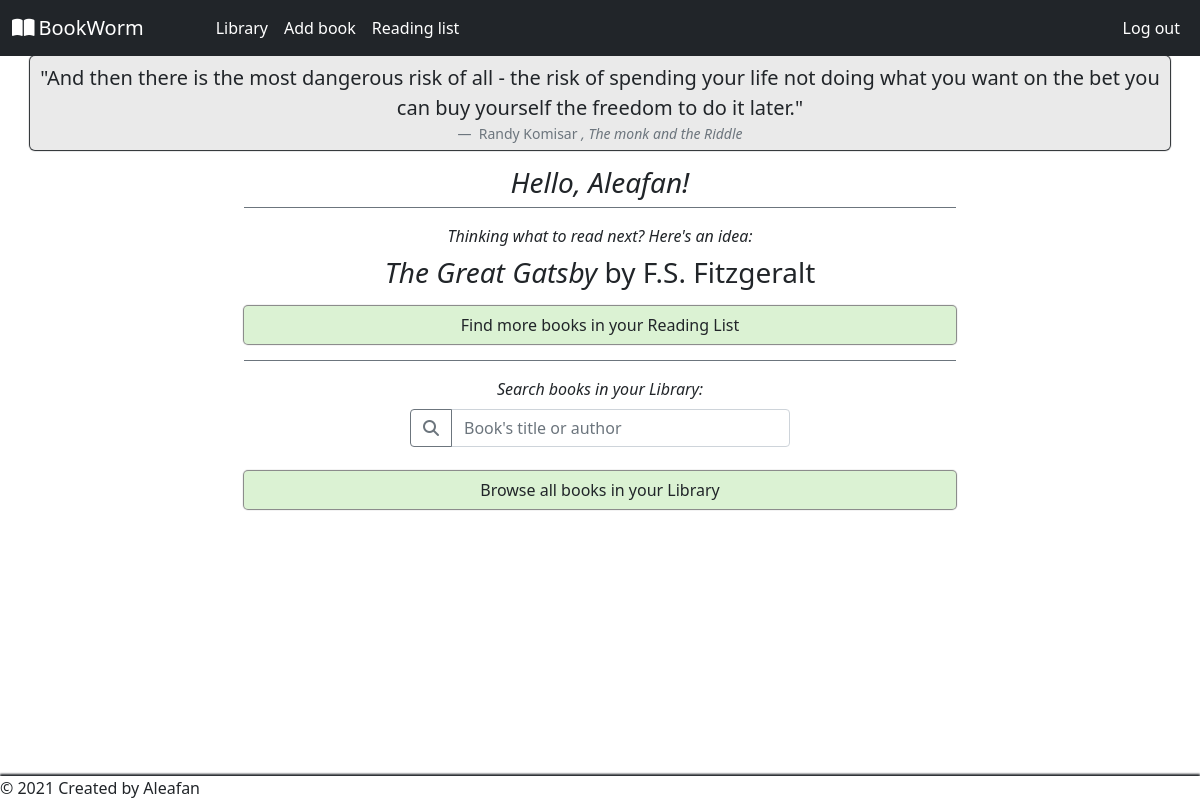
The page / (signed in) on the database its author committed.
### tables this page shows
CREATE TABLE quotes_default (id INTEGER, quote TEXT, author TEXT, source TEXT, PRIMARY KEY (id));

CREATE TABLE 'users' ('id' integer PRIMARY KEY AUTOINCREMENT NOT NULL, 'username' text NOT NULL, 'hash' text NOT NULL);

CREATE TABLE reading_list (user_id INTEGER, title TEXT, author TEXT, FOREIGN KEY (user_id) REFERENCES users(id));

### application.py (the view, shortened to what this page needs)
@app.route('/', methods=['GET', 'POST'])
@login_required
def index():
    username = db.execute('SELECT username FROM users WHERE id=?', session['user_id'])[0]['username']
    book_suggest = gen_random_book()
    return render_template('index.html', quote=gen_random_quote(), username=username, book=book_suggest)

### application.py (called while the page is built)
@app.after_request
def after_request(response):
    response.headers['Cache-Control'] = 'no-cache, no-store, must-revalidate'
    response.headers['Expires'] = 0
    response.headers['Pragma'] = 'no-cache'
    return response

### helpers.py (called while the page is built)
def login_required(f):
    @wraps(f)
    def decorated_function(*args, **kwargs):
        if session.get("user_id") is None:
            return redirect("/login")
        return f(*args, **kwargs)
    return decorated_function

def gen_random_quote():
    quotes_count = db.execute("SELECT COUNT(*) FROM quotes_default")[0]['COUNT(*)']
    random_id = random.randint(1, quotes_count)
    quote = db.execute("SELECT * FROM quotes_default WHERE id=?", random_id)[0]
    return quote

def gen_random_book():
    books_count = db.execute("SELECT COUNT(*) FROM reading_list WHERE user_id=?", session['user_id'])[0]['COUNT(*)']
    if books_count == 0:
        return ''
    random_id = random.randint(0, books_count - 1)
    book = db.execute("SELECT * FROM reading_list WHERE user_id=?", session['user_id'])[random_id]
    return book

### templates/index.html (shortened to what this page needs)
{% extends "layout.html" %}
{% block main %}
<h1 class="h3"><em>Hello, {{ username }}!</em></h1>
{% if book %}
<section class="border-top border-secondary py-3" id="book-recomendation">
    <p><em>Thinking what to read next? Here's an idea:</em></p>
    <p class="h3"><cite>{{ book['title'] }}</cite> by {{ book['author'] }}</p>
    <a class="btn btn-index mt-3" href='/reading-list'>Find more books in your Reading List</a>
</section>
{% else %}
<section class="border-top border-secondary py-3" id="book-recomendation">
    <p><em>Thinking what to read next?</em></p>
    <a class="btn btn-index mt-3" href='/reading-list'>Start to fill your Reading List</a>
</section>
{% endif %}
<section class="border-top border-secondary py-3" id="library-search">
    <form class="text-center" action="/" method="post" autocomplete="off">
        <label class="form-label" for="query"><em>Search books in your Library:</em></label>
        <div class="input-group mb-3">
            <button class="btn btn-outline-secondary" type="submit" id="search-btn"><i class="fas fa-search"></i></button>
            <input type="text" name="query" id="query" class="form-control" value="{{ query }}" placeholder="Book's title or author">
        </div>
    </form>
    <a class="btn btn-index mt-2" href='/library'>Browse all books in your Library</a>
</section>
{% endblock %}

### templates/layout.html (shortened to what this page needs)
<!DOCTYPE html>
<html lang="en">
    <head>
        <link href="https://cdn.jsdelivr.net/npm/bootstrap@5.0.0-beta3/dist/css/bootstrap.min.css" rel="stylesheet">
        <link href="/static/styles.css" rel="stylesheet">
    </head>
    <body>
        <nav class="navbar navbar-expand-sm navbar-dark bg-dark">
            <div class="container-fluid" onclick="">
                <a class="navbar-brand" href="/"><i class="fas fa-book-open me-1"></i>BookWorm</a>
                <div class="collapse navbar-collapse" id="navbarNav">
                    {% if session["user_id"] %}
                    <ul class="navbar-nav">
                        <li class="nav-item"><a class="nav-link" href="/library">Library</a></li>
                        <li class="nav-item"><a class="nav-link" href="/addbook">Add book</a></li>
                        <li class="nav-item"><a class="nav-link" href="/reading-list">Reading list</a></li>
                        <li class="nav-item right-align"><a class="nav-link" href="/logout">Log out</a></li>
                    </ul>
                    {% else %}
                    <ul class="navbar-nav">
                        <li class="nav-item right-align"><a class="nav-link" href="/login">Log in</a></li>
                        <li class="nav-item"><a class="nav-link" href="/register">Register</a></li>
                    </ul>
                    {% endif %}
                </div>
            </div>
        </nav>
        <header>
            {% if get_flashed_messages() %}
                <div class="alert alert-warning border text-center" role="alert">
                    {{ get_flashed_messages() | join(" ") }}
                </div>
            {% else %}
            <div class="container px-0">
                <figure class="text-center" id="fig-quote">
                    <blockquote class="blockquote">
                        {% if quote["quote"] %}
                            <p>"{{ quote["quote"] }}"</p>
                        {% endif %}
                    </blockquote>
                    <figcaption class="blockquote-footer">
                        {% if quote["author"] %}
                            {{ quote["author"] }}
                        {% endif %}
                        <cite>
                        {% if quote["source"] %}
                            , {{ quote["source"] }}
                        {% endif %}
                        </cite>
                    </figcaption>
                </figure>
            </div>
            {% endif %}
        </header>
        <main class="container" id="main">
            {% block main %}{% endblock %}
        </main>
        <footer>&copy 2021 Created by Aleafan</footer>
    </body>
</html>

### static/styles.css (style rules this page uses)
html, body { height: 100%; }
body { display: flex; flex-direction: column; margin-bottom: 1rem; }
main { flex-grow: 1; text-align: center; }
#main { max-width: 720px; }
form { max-width: 380px; margin: 0 auto; text-align: left; }
p { margin-bottom: 0.5rem; }
.navbar-nav { width: 100%; }
.nav-link { color: white!important; }
@media (min-width: 576px) { .navbar-nav { margin-left: 3rem; } }
@media (min-width: 576px) { .right-align { margin-left: auto; } }
#fig-quote { border-radius: 5px; background-color: #9e9e9e36; padding: 7px 0 1px; box-shadow: 0 0 1px 1px; }
.blockquote-footer { margin-bottom: 0.3rem; }
#book-recomendation, #library-search { margin: 0 -0.5rem; }
.btn-index { display: block; background-color: #DBF2D3; box-shadow: 0 0 1px 1px grey; transition: 0.4s ease-out; }
footer { box-shadow: 0 -2px 2px; margin-top: 1rem; }

### rows shown on the page
quotes_default: quote "And then there is the most dangerous risk of all - the risk of spending your life not doing what you want on the bet you can buy yourself the freedom to do it later.", author "Randy Komisar", source "The monk and the Riddle"
users: username "Aleafan"
reading_list: title "The Great Gatsby", author "F.S. Fitzgeralt"
